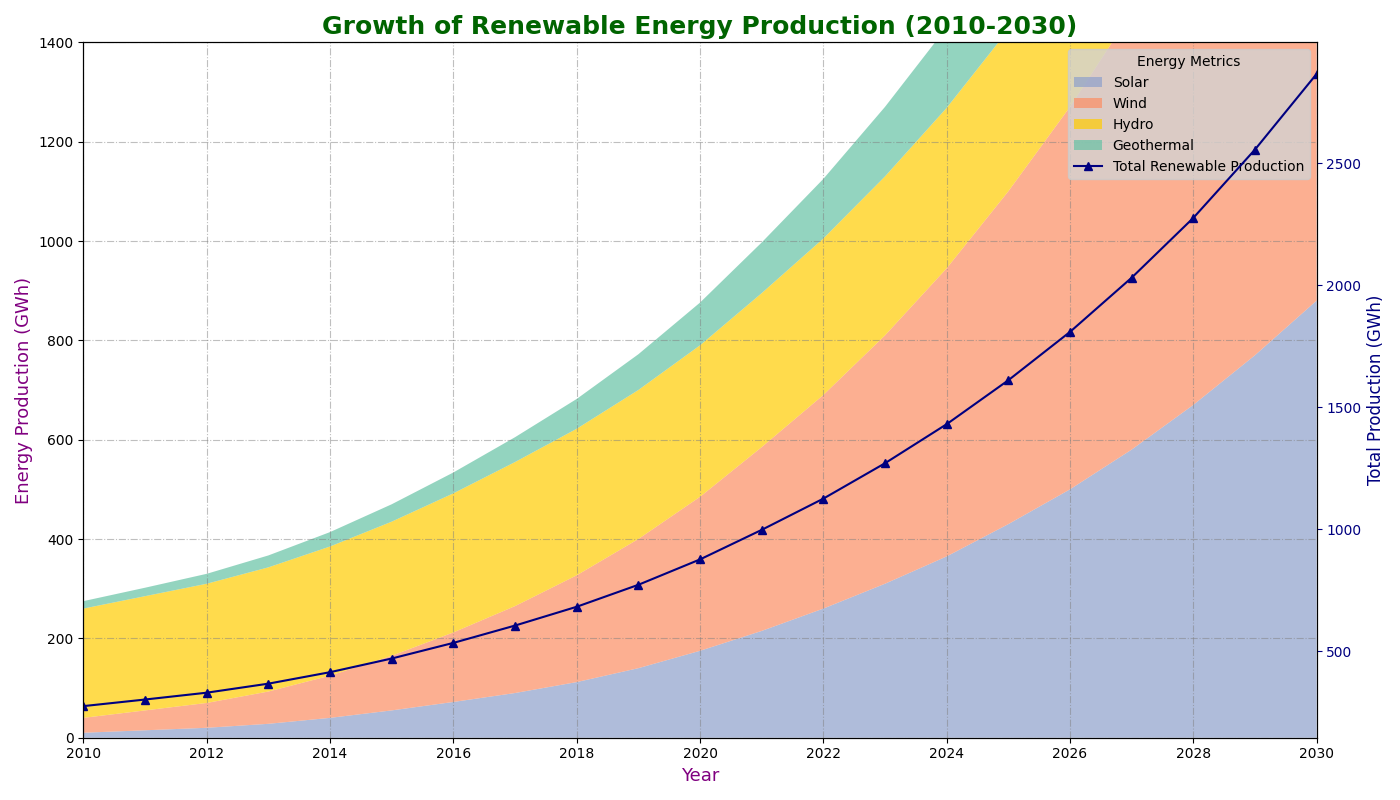

Here is the Python script that generated this plot:
import matplotlib.pyplot as plt
import numpy as np

years = np.arange(2010, 2031)

solar_energy = [10, 15, 20, 28, 40, 55, 72, 90, 112, 140, 175, 215, 260, 310, 365, 430, 500, 580, 670, 770, 880]
wind_energy = [30, 40, 50, 65, 85, 110, 140, 175, 215, 260, 310, 370, 430, 500, 580, 670, 770, 880, 1000, 1140, 1300]
hydro_energy = [220, 230, 240, 250, 260, 270, 280, 290, 295, 300, 305, 310, 315, 320, 323, 325, 328, 330, 335, 340, 345]
geothermal_energy = [15, 17, 20, 24, 29, 35, 42, 50, 60, 72, 86, 102, 120, 140, 162, 185, 210, 240, 270, 305, 340]

data = np.array([solar_energy, wind_energy, hydro_energy, geothermal_energy])

fig, ax = plt.subplots(figsize=(14, 8))
ax.stackplot(years, data, labels=['Solar', 'Wind', 'Hydro', 'Geothermal'],
             colors=['#8da0cb', '#fc8d62', '#ffcc00', '#66c2a5'], alpha=0.7)

ax.set_title('Growth of Renewable Energy Production (2010-2030)', fontsize=18, fontweight='bold', color='darkgreen')
ax.set_xlabel('Year', fontsize=13, color='purple')
ax.set_ylabel('Energy Production (GWh)', fontsize=13, color='purple')

ax.legend(title='Energy Source', loc='lower right', fontsize=11, facecolor='lightgray')

ax.set_xticks(np.arange(2010, 2031, 2))
ax.set_yticks(np.arange(0, 1401, 200))
ax.set_xlim(2010, 2030)
ax.set_ylim(0, 1400)

ax.grid(True, linestyle='-.', alpha=0.5, linewidth=0.8, color='grey')

total_production = np.sum(data, axis=0)
ax2 = ax.twinx()
ax2.plot(years, total_production, marker='^', linestyle='-', color='navy', label='Total Renewable Production')
ax2.set_ylabel('Total Production (GWh)', fontsize=12, color='navy')
ax2.tick_params(axis='y', colors='navy')

lines, labels = ax.get_legend_handles_labels()
lines2, labels2 = ax2.get_legend_handles_labels()
ax.legend(lines + lines2, labels + labels2, loc='upper right', title='Energy Metrics', facecolor='lightgray')

plt.tight_layout()
plt.show()
